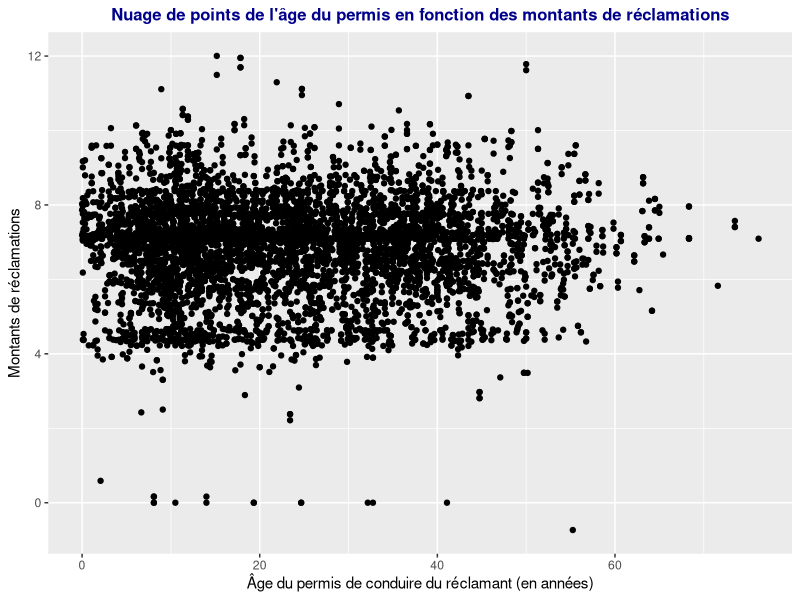
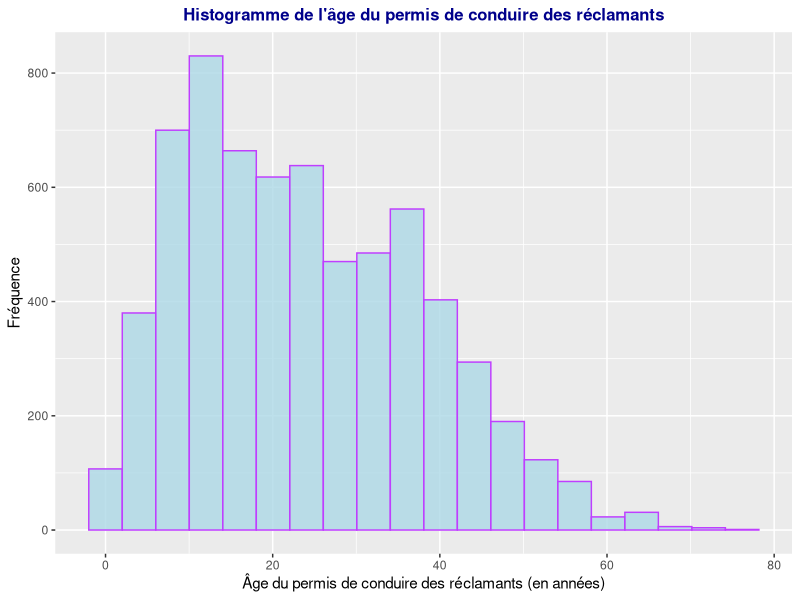

Here is the R script that generated these plots, in order:
## ---- chunk 1
knitr::opts_chunk$set(echo = TRUE)
## ---- chunk 2
MontantReclFr <- read.csv("MontantReclFr.csv")
attach(MontantReclFr)
## ---- chunk 3
MontantReclFr$mont_recl[MontantReclFr$mont_recl==-7682.59]<-7682.59
## ---- chunk 4
library(ggplot2)
p <- ggplot(MontantReclFr, aes(x = age_permi/12, y = log(mont_recl))) + geom_point()
p + labs(title = "Nuage de points de l'âge du permis en fonction des montants de réclamations", x = "Âge du permis de conduire du réclamant (en années)", y = "Montants de réclamations") + theme(plot.title = element_text(color = "dark blue", size = 12, hjust = 0.5, face = "bold"))
## ---- chunk 5
ggplot(MontantReclFr, aes(x = age_permi/12)) + 
geom_histogram(col = "darkorchid1", #couleur du contour
                 fill = "lightblue", # Couleur de l'intérieur
                 alpha = 0.8, # Transparence de l'intérieur
                 bins = 20) + # quantité de bandes
  
  ## Pour avoir un thème plutôt joli
  theme(plot.title = element_text(size = 12, hjust = 0.5, color = "dark blue", face = "bold")) + 
  
  ## titres des axes
  labs(x = "Âge du permis de conduire des réclamants (en années)",
       y = "Fréquence",
       title = "Histogramme de l'âge du permis de conduire des réclamants")
## ---- chunk 6
# table(age_permi > 0 & age_permi <= 120)  # âge permis entre 0 et 10 ans
# table(age_permi > 120 & age_permi <=300) # entre 10 et 25 ans
# table(age_permi > 300 & age_permi <=480) # entre 25 et 40 ans
# table(age_permi > 480 & age_permi <=660) # entre 40 et 55 ans
# table(age_permi > 660 & age_permi <=840) # entre 55 et 70 ans
# table(age_permi > 840 & age_permi <=960) # entre 70 et 80 ans

a <- c(1184, 2610, 1869, 826, 117, 5)
b <- c("0 à 10", "10 à 25", "25 à 40", "40 à 55", "55 à 70", "70 à 80")

data.frame(Âge = b, Nombre = a)

## ---- chunk 7
m <- c(mean(age_permi), sd(age_permi), max(age_permi), min(age_permi), median(age_permi))
an <- c(mean(age_permi)/12, sd(age_permi)/12, max(age_permi)/12, min(age_permi)/12, median(age_permi)/12)
data.frame(Statistiques = c("Moyenne", "Écart-type", "Maximum", "Minimum", "Médiane"), Année = an, Mois = m)
